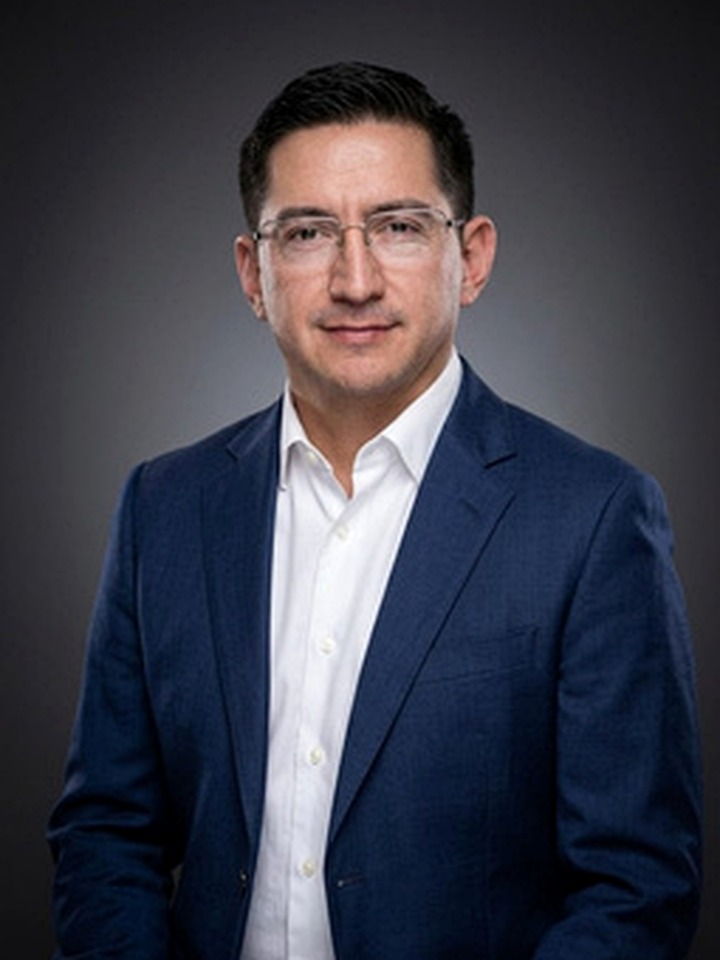
#> input picture vault/Personas/fotos/Alejandro-Sierra-Torres.jpg, 720 x 960 px
$ python knockout_logo_bg.py ../vault/Personas/fotos/Alejandro-Sierra-Torres.jpg ../vault/Personas/fotos/Andres-Hernandez-Porras.jpg
#> lines starting #> are read from the running program, lines starting #| are printed output that depends on the picture; after the words box and inside, x2 and y2 are one past the last pixel; in counts of white or black regions, pixels touching at a corner belong together
#!/usr/bin/env python3
"""Quita fondo negro/oscuro de logos CMU y guarda PNG RGBA transparente."""
from __future__ import annotations

import sys
from pathlib import Path

import numpy as np
from PIL import Image


def knockout_black(src: Path, dest: Path) -> None:
    im = Image.open(src).convert("RGBA")
    arr = np.array(im).astype(np.float32)
    r, g, b = arr[:, :, 0], arr[:, :, 1], arr[:, :, 2]
    mx = np.maximum(np.maximum(r, g), b)
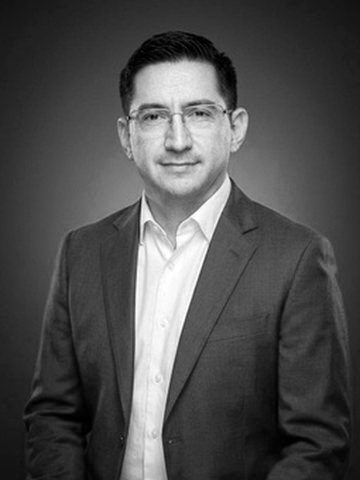
#> mx: shape (960, 720) float32 (shown at 1/2 size); min 0, max 255, mean 77.4
    is_blueish = (b > r + 12) & (b > g + 8) & (b > 28)
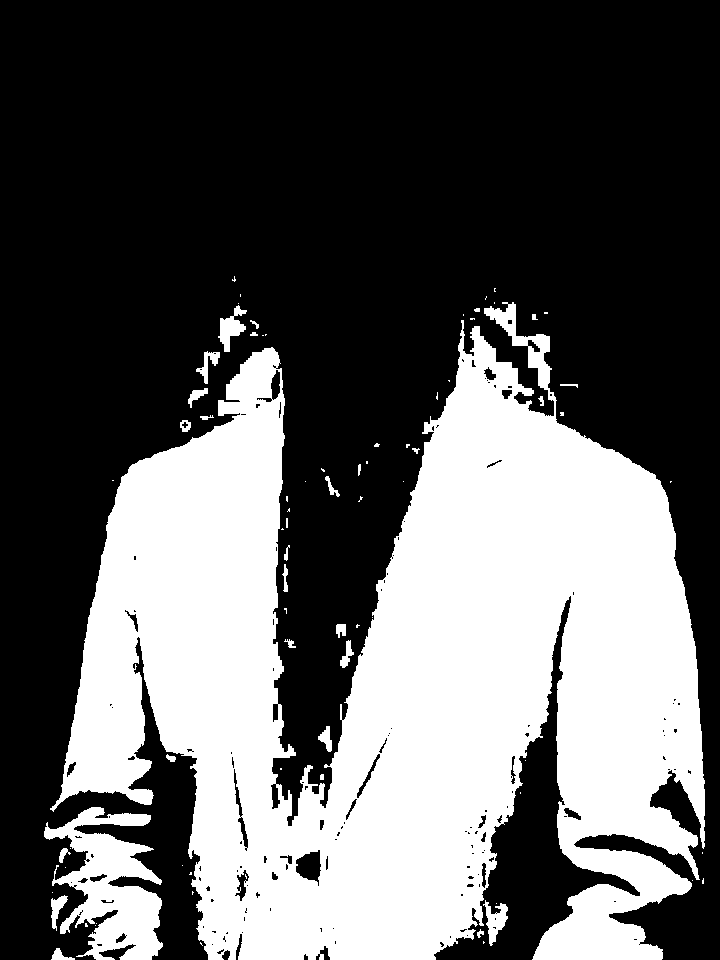
#> is_blueish: shape (960, 720) bool; 37.1% white; 78 white regions (48 under 20 px), largest, box (x1, y1, x2, y2) and area: (50, 302, 705, 960) 243238, (44, 807, 163, 960) 9454, (218, 305, 247, 352) 603
    is_whiteish = (r > 200) & (g > 200) & (b > 200)
#> is_whiteish: shape (960, 720) bool; 5.3% white; 16 white regions (11 under 20 px), largest, box (x1, y1, x2, y2) and area: (269, 352, 459, 926) 36026, (282, 393, 331, 476) 782, (332, 772, 335, 784) 24, (334, 757, 337, 769) 23, (309, 452, 315, 458) 21
    is_content = is_blueish | is_whiteish
#> is_content: shape (960, 720) bool; 41.5% white; 57 white regions (37 under 20 px), largest, box (x1, y1, x2, y2) and area: (50, 302, 705, 960) 274760, (44, 807, 163, 960) 9454, (218, 305, 247, 352) 603
    near_black = (mx < 42) & (~is_content)
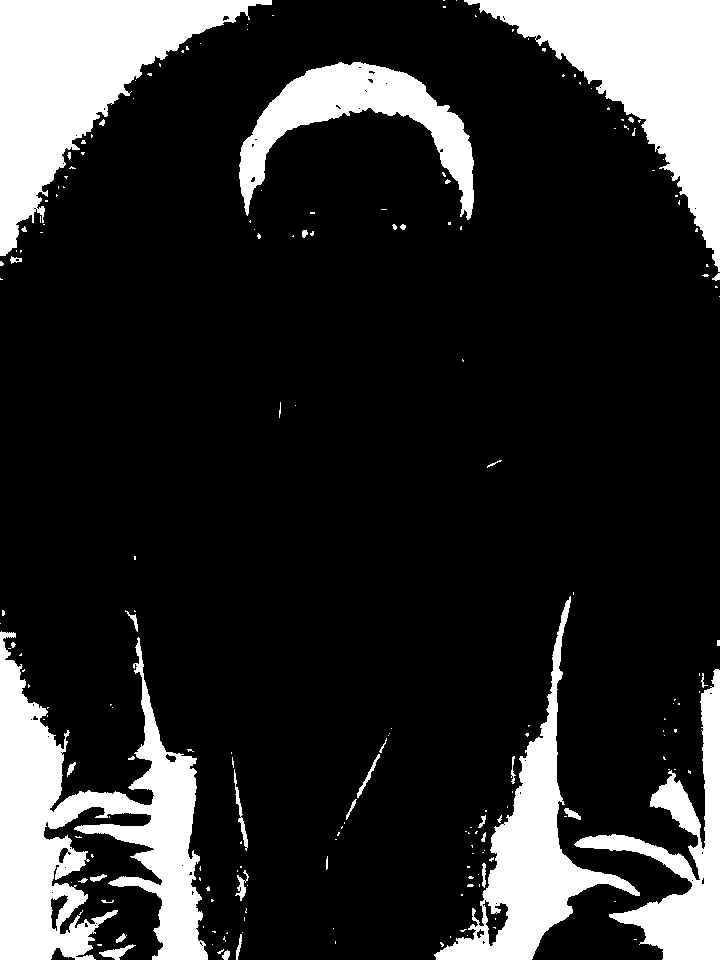
#> near_black: shape (960, 720) bool; 18.2% white; 199 white regions (160 under 20 px), largest, box (x1, y1, x2, y2) and area: (0, 631, 208, 960) 31377, (0, 0, 272, 256) 26678, (464, 0, 720, 272) 24932
    fringe = (mx < 85) & (mx >= 42) & (~is_content)
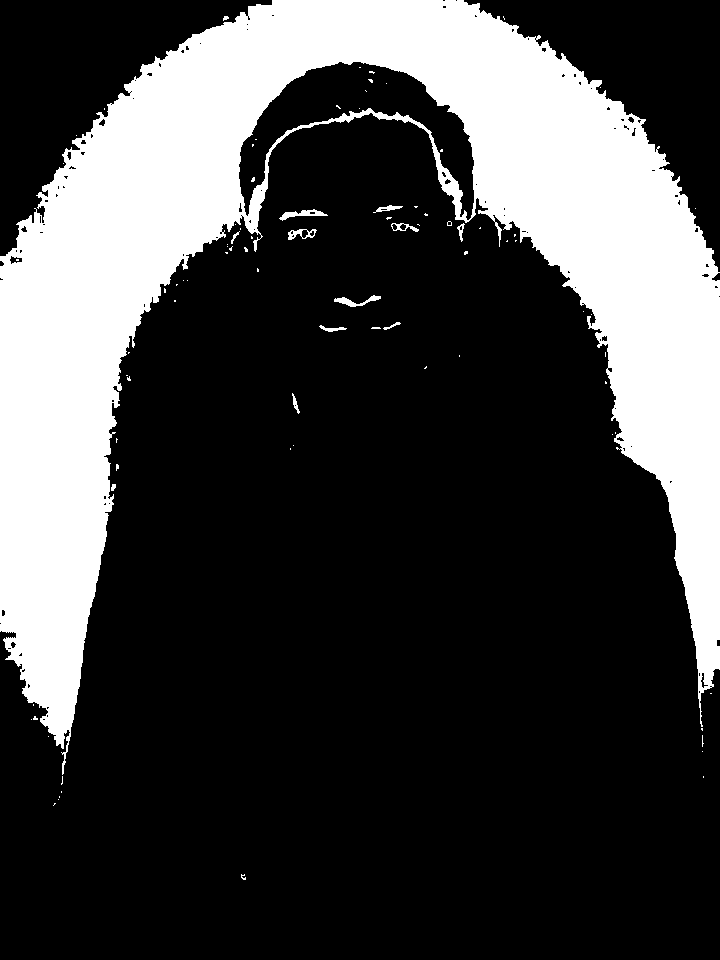
#> fringe: shape (960, 720) bool; 25.8% white; 86 white regions (73 under 20 px), largest, box (x1, y1, x2, y2) and area: (0, 0, 720, 775) 176963, (279, 209, 328, 221) 227, (334, 295, 381, 307) 205
    out = arr.copy()
    out[near_black, 3] = 0
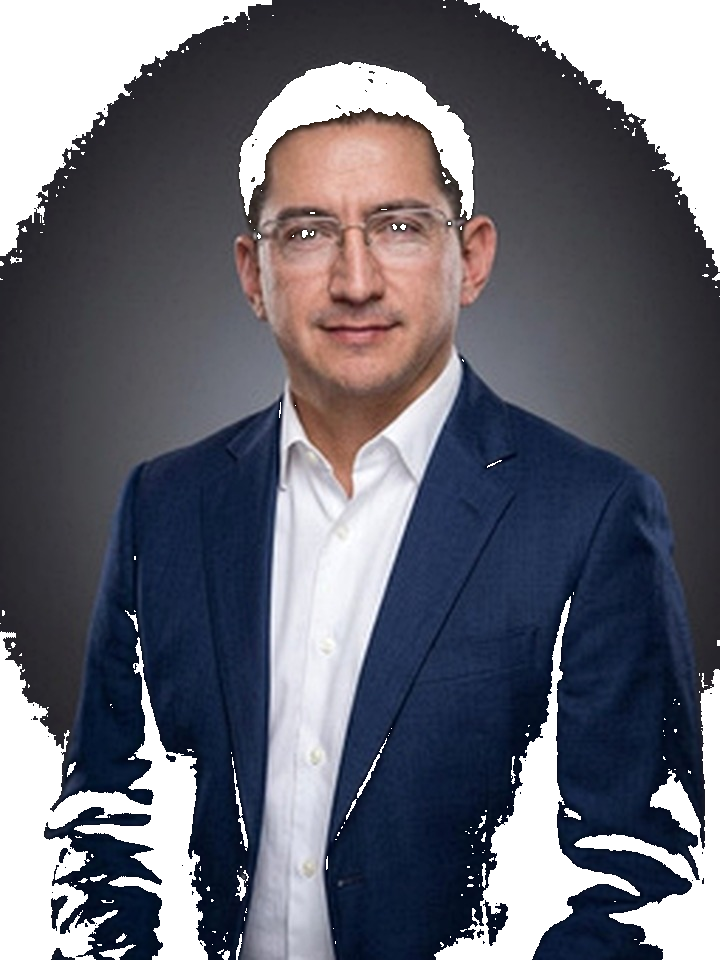
#> out: shape (960, 720, 4) float32; mean R, G, B, A 60.1, 61, 72.5, 209.3; transparent parts drawn white
    out[fringe, 3] = np.clip((mx[fringe] - 42) / 43 * 255, 0, 255)
    alpha = out[:, :, 3]
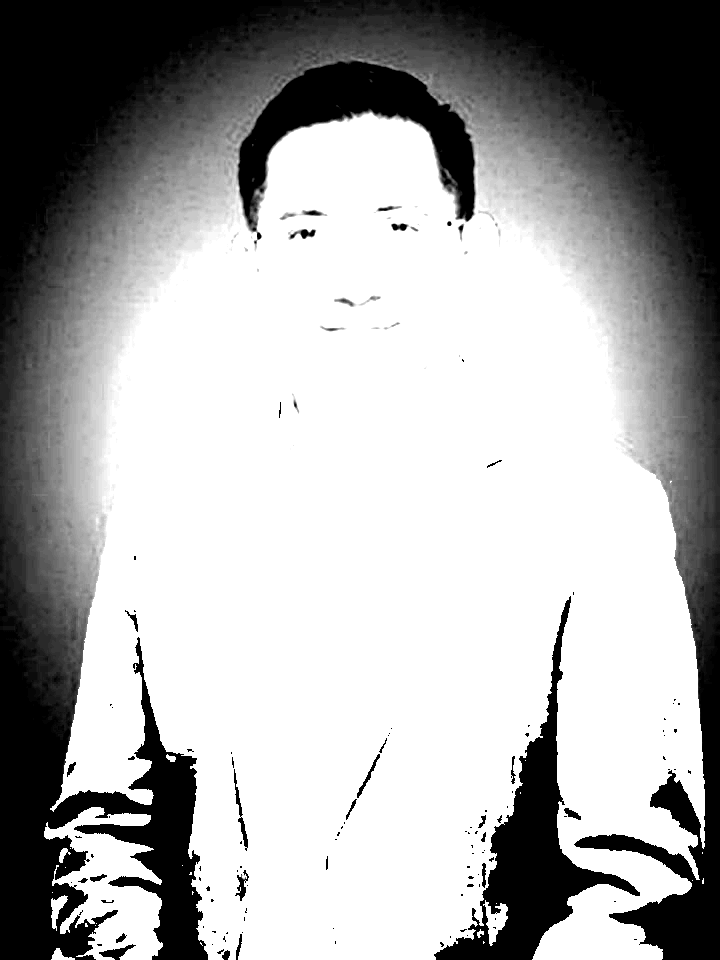
#> alpha: shape (960, 720) float32; min 0, max 255, mean 168.3
    ys, xs = np.where(alpha > 10)
    if len(xs):
        pad = 8
        y0, y1 = max(0, ys.min() - pad), min(out.shape[0], ys.max() + pad + 1)
#> y0 = 0; y1 = 960
        x0, x1 = max(0, xs.min() - pad), min(out.shape[1], xs.max() + pad + 1)
#> x0 = 0; x1 = 720
        out = out[y0:y1, x0:x1]
    dest.parent.mkdir(parents=True, exist_ok=True)
    Image.fromarray(out.astype(np.uint8)).save(dest, "PNG")
    print(f"OK {dest} {Image.open(dest).size}")


if __name__ == "__main__":
    if len(sys.argv) < 3:
        print("uso: knockout_logo_bg.py <entrada> <salida.png>")
        sys.exit(1)
    knockout_black(Path(sys.argv[1]), Path(sys.argv[2]))

$ run again, on vault/Personas/fotos/Edgar-Beltran-Suarez.jpg
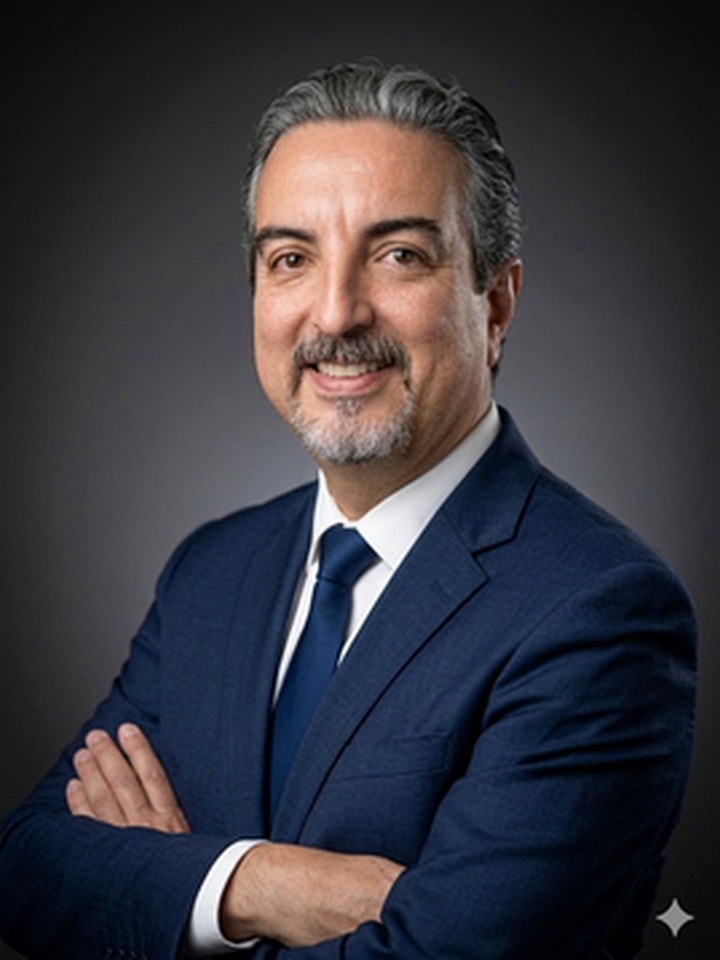
#> input picture vault/Personas/fotos/Edgar-Beltran-Suarez.jpg, 720 x 960 px
#> in knockout_black, `is_blueish = (b > r + 12) & (b > g + 8) & (b > 28)`:
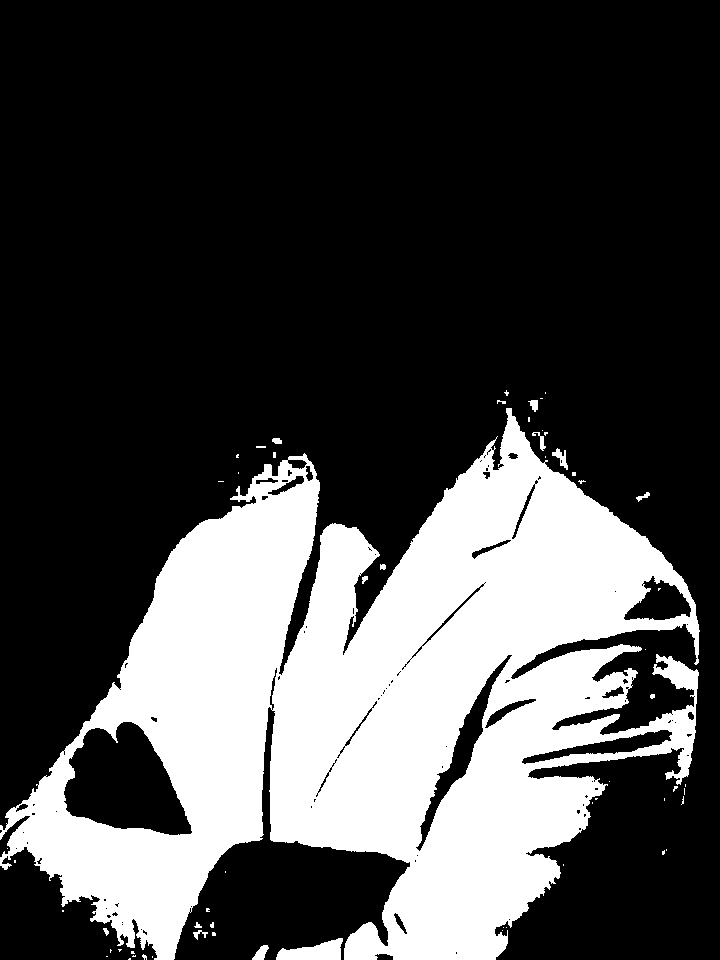
#> is_blueish: shape (960, 720) bool; 28.2% white; 60 white regions (44 under 20 px), largest, box (x1, y1, x2, y2) and area: (0, 408, 700, 960) 192982, (276, 938, 343, 960) 927, (552, 448, 568, 470) 145
#> is_whiteish: shape (960, 720) bool; 1.2% white; 11 white regions (5 under 20 px), largest, box (x1, y1, x2, y2) and area: (279, 471, 433, 681) 6468, (194, 842, 256, 929) 1713, (321, 202, 328, 213) 53, (330, 292, 333, 304) 23, (328, 310, 332, 317) 22, (347, 203, 353, 209) 20
#> is_content: shape (960, 720) bool; 29.4% white; 63 white regions (46 under 20 px), largest, box (x1, y1, x2, y2) and area: (0, 408, 700, 960) 200821, (276, 938, 343, 960) 927, (552, 448, 568, 470) 145
#> near_black: shape (960, 720) bool; 27.2% white; 319 white regions (250 under 20 px), largest, box (x1, y1, x2, y2) and area: (0, 0, 720, 830) 117742, (495, 611, 720, 960) 35923, (0, 847, 157, 960) 9354
#> fringe: shape (960, 720) bool; 23.7% white; 216 white regions (179 under 20 px), largest, box (x1, y1, x2, y2) and area: (4, 44, 720, 745) 153853, (344, 404, 491, 492) 2870, (340, 313, 405, 372) 1084
#> y0 = 38; y1 = 960
#> x0 = 0; x1 = 720
#> in knockout_black, `out = out[y0:y1, x0:x1]`:
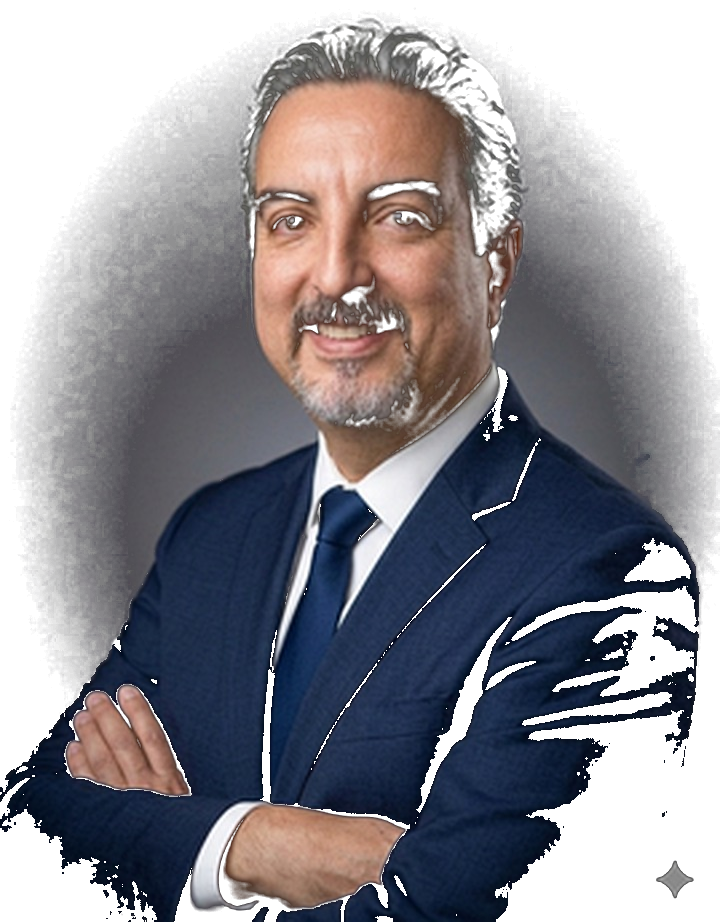
#> out: shape (922, 720, 4) float32; mean R, G, B, A 59.2, 57.5, 64.9, 157.8; transparent parts drawn white

$ run again, on vault/Personas/fotos/Efrain-Maldonado-Alcaraz.jpg
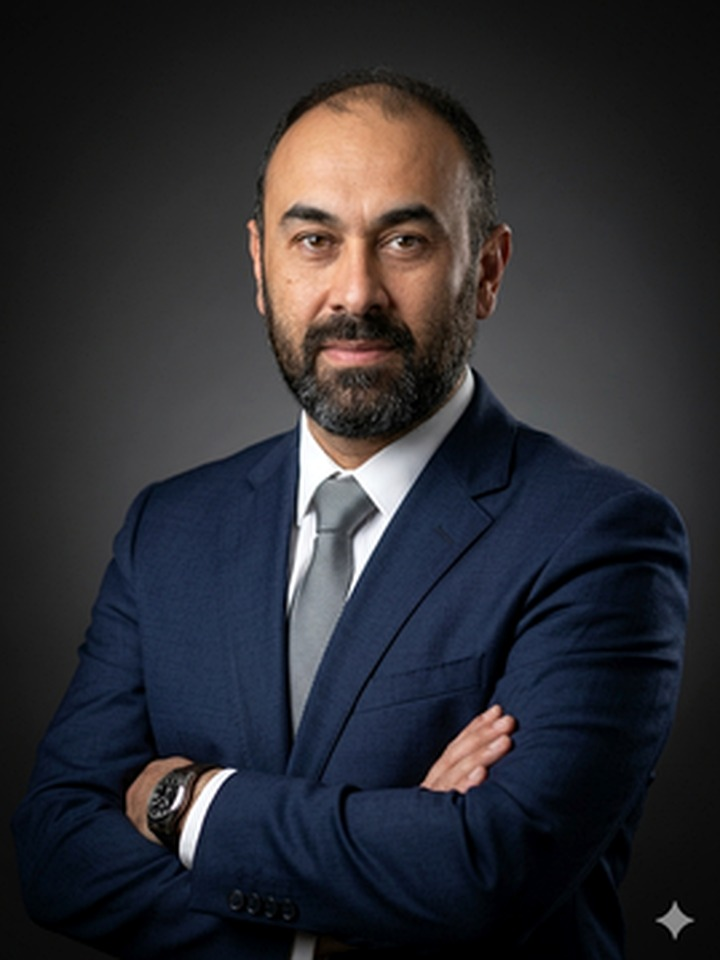
#> input picture vault/Personas/fotos/Efrain-Maldonado-Alcaraz.jpg, 720 x 960 px
#> in knockout_black, `is_blueish = (b > r + 12) & (b > g + 8) & (b > 28)`:
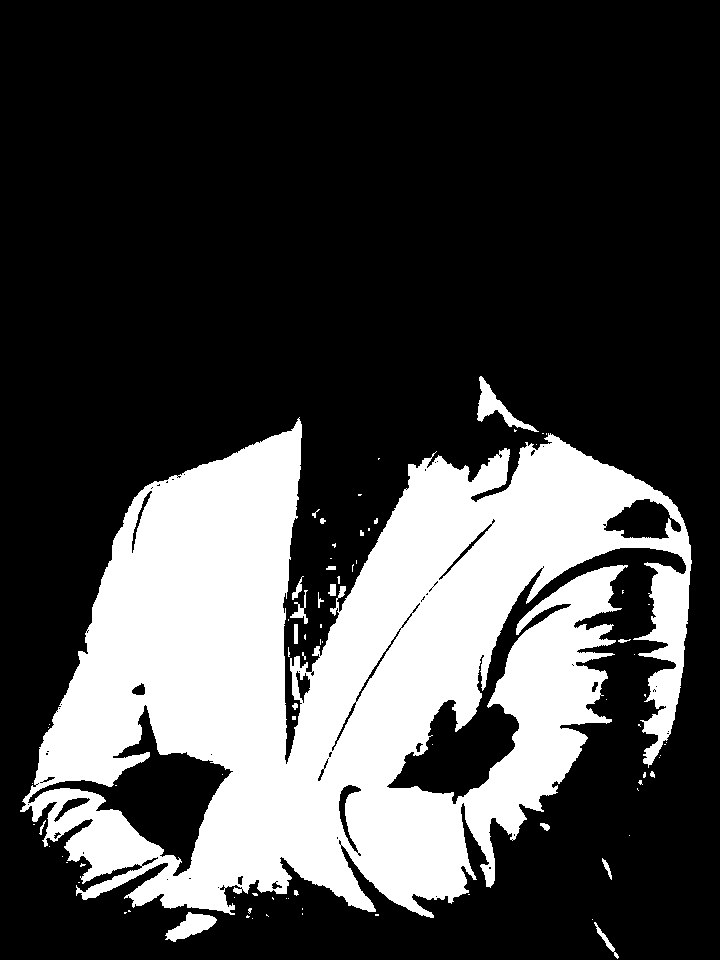
#> is_blueish: shape (960, 720) bool; 27.2% white; 83 white regions (63 under 20 px), largest, box (x1, y1, x2, y2) and area: (20, 417, 692, 918) 185358, (477, 376, 539, 432) 889, (165, 912, 217, 942) 770
#> is_whiteish: shape (960, 720) bool; 0.98% white; 8 white regions (5 under 20 px), largest, box (x1, y1, x2, y2) and area: (289, 411, 408, 601) 5454, (181, 770, 234, 857) 1163, (172, 787, 183, 809) 81
#> is_content: shape (960, 720) bool; 28.2% white; 80 white regions (62 under 20 px), largest, box (x1, y1, x2, y2) and area: (20, 411, 692, 918) 192016, (477, 376, 539, 432) 889, (165, 912, 217, 942) 770
#> near_black: shape (960, 720) bool; 42.6% white; 181 white regions (137 under 20 px), largest, box (x1, y1, x2, y2) and area: (0, 0, 720, 960) 272163, (332, 304, 455, 444) 6336, (427, 368, 552, 502) 4540
#> fringe: shape (960, 720) bool; 18% white; 195 white regions (164 under 20 px), largest, box (x1, y1, x2, y2) and area: (48, 78, 709, 648) 118281, (368, 204, 451, 263) 1555, (125, 756, 213, 844) 1063
#> y0 = 57; y1 = 960
#> x0 = 12; x1 = 712
#> in knockout_black, `out = out[y0:y1, x0:x1]`:
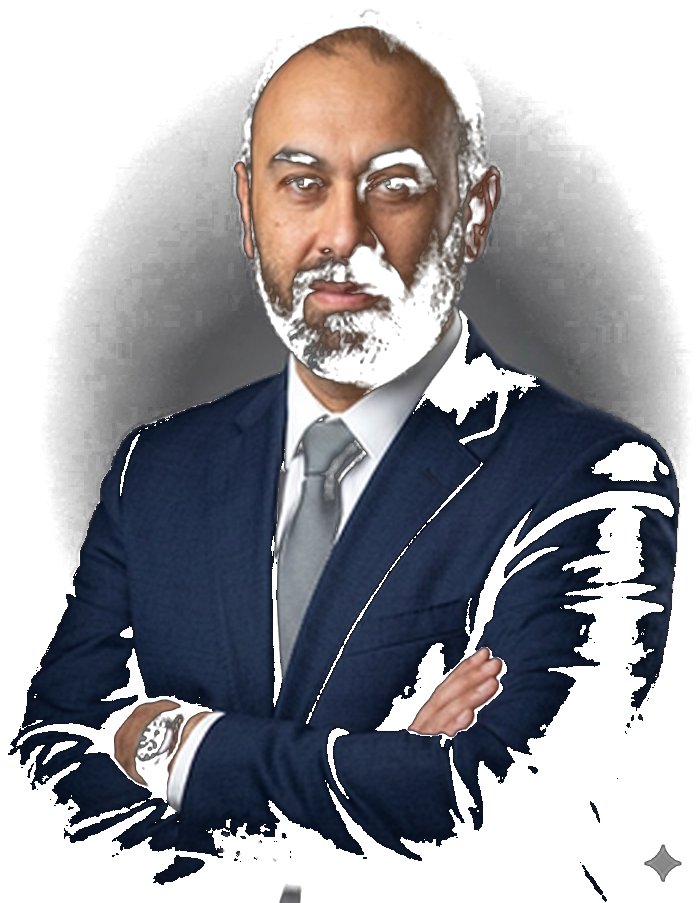
#> out: shape (903, 700, 4) float32; mean R, G, B, A 47.2, 47.1, 52.8, 130.9; transparent parts drawn white
